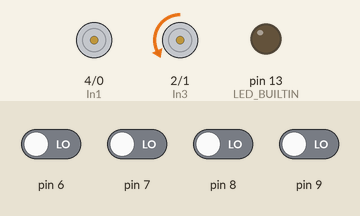
This sketch was run on a simulated Arduino Uno, built with avr-gcc and run on an emulated ATmega328P. Parts: motor-driver pin pairs drawn as motors (green arrow = first pin HIGH = forward, orange = second pin HIGH = backward, longer = more drive, scaled by the enable pin), output pins drawn as LEDs (lit = HIGH). The inputs (shaded band) are chosen by the test bench; at power-on: pin 6–9 LOW.

Above: at 13.2 s.
13.3 s: pin 7 driven HIGH
At 13.7 s:
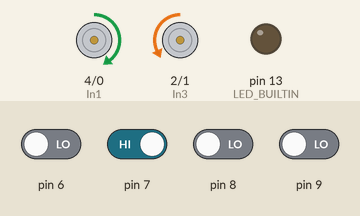
14.8 s: pin 7 driven LOW
At 16.6 s:
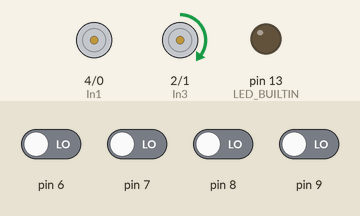
17.8 s: pin 8 driven HIGH
At 18.6 s:
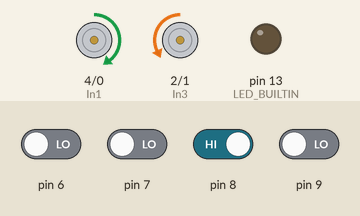
19.3 s: pin 9 driven HIGH
At 19.8 s:
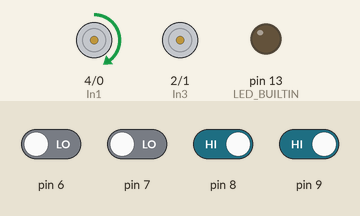
22.3 s: pin 9 driven LOW
At 23.7 s:
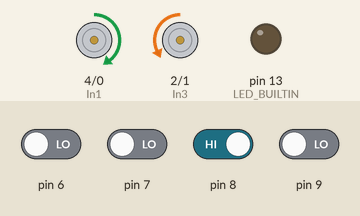
Timing chart, 0 to 24.8 s (numbered marks = the images above; inputs shaded):
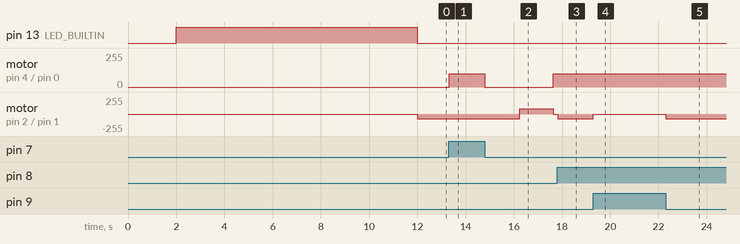

Measured:
- after the input at 13.3 s, motor on pin 4 (In1) / pin 0 (In2): stopped → forward 98/255 at once; motor on pin 2 (In3) / pin 1 (In4): stays backward 70/255 (without the input it goes to forward 80/255 after 0.15 s)
- after the input at 14.8 s, motor on pin 4 (In1) / pin 0 (In2): forward 98/255 → stopped at once, → forward 98/255 2.8 s later; motor on pin 2 (In3) / pin 1 (In4): backward 70/255 → forward 80/255 after 1.4 s, → stopped 1.4 s later
- after the input at 17.8 s, motor on pin 2 (In3) / pin 1 (In4): stopped → backward 70/255 at once
- after the input at 19.3 s, motor on pin 2 (In3) / pin 1 (In4): backward 70/255 → stopped at once
- after the input at 22.3 s, motor on pin 2 (In3) / pin 1 (In4): stopped → backward 70/255 at once

The sketch:

Log_1.ino
```cpp
#include <QTRSensors.h>

QTRSensors line_sensor;

const uint8_t SensorCount = 4;
uint16_t sensor_readings[SensorCount];

const int In1 = 4;
const int In2 = 0;
const int In3 = 2;
const int In4 = 1;
const int ENA = 5;
const int ENB = 3;

// set starting time to zero and recovery finsihed starting at false because it hasn't finished
unsigned long Time_robot_is_lost = 0;
bool Recovery_finished = false;

unsigned long Time_robot_is_lost2 = 0;
bool Recovery_finished2 = false;

void setup()
{
  pinMode(In1, OUTPUT);
  pinMode(In2, OUTPUT);
  pinMode(In3, OUTPUT);
  pinMode(In4, OUTPUT);
  pinMode(ENA, OUTPUT);
  pinMode(ENB, OUTPUT);

  // configure the sensors
  line_sensor.setTypeRC();
  line_sensor.setSensorPins((const uint8_t[]){6, 7, 8, 9}, SensorCount);

  delay(2000);
  pinMode(LED_BUILTIN, OUTPUT);

//Turn on arduinos led indicating that the calibration is starting
  digitalWrite(LED_BUILTIN, HIGH);

//calibrates 400 times, which takes roughly 10 seconds
  for (uint16_t i = 0; i < 400; i++)
  {
    line_sensor.calibrate();
  }
//Turn off arduino led indicating that calibration is finished
  digitalWrite(LED_BUILTIN, LOW);

}

void loop()
{
  //read calibrated sensor values then determine the line position
  uint16_t position = line_sensor.readLineBlack(sensor_readings);

//if the robot has gone off the line
  if(position == 3000){

//start the timer and time is equal to zero, because the timer should only start once
    if(Time_robot_is_lost == 0) {
  Time_robot_is_lost = millis();
  Recovery_finished = false;
}
//if robot has come off the line for more then 1780 miliseconds and if the recovery hasn't finsihed
  if ((millis() - Time_robot_is_lost >= 1780) && (!Recovery_finished)){
    //if it has, correct the robot
    Recovery_for3000();
    Recovery_finished = true;
}

//if the recovery is finsihed, find the line by turning left
if(Recovery_finished){
little_left();
}

// If robot hasn't been lost for 1780 milliseconds then keep trying to find the line
  else{
little_right();
}
}

//if the robot has gone off the line
  if(position == 0){

//start the timer and time is equal to zero, because the timer should only start once
    if(Time_robot_is_lost2 == 0) {
  Time_robot_is_lost2 = millis();
  Recovery_finished2 = false;
}
//if robot has come off the line for more then 1780 miliseconds and if the recovery hasn't finished
  if ((millis() - Time_robot_is_lost2 >= 1400) && (!Recovery_finished2)){
    //if it has correct the robot
    Recovery_for0();
    Recovery_finished2 = true;
}

//if the recovery is finsihed
if(Recovery_finished2){
little_right();
}

// If robot hasn't been lost for 1.1 seconds then keep trying to find the line
  else{
little_left();
}
}

//line is detected reset timer
else {
Time_robot_is_lost = 0;
Time_robot_is_lost2 = 0;
Recovery_finished = false;
Recovery_finished2 = false;

//find the line like normal
   if(position > 2000){

    little_right();
  }

  else if(position < 1000){

    little_left();
  }
  else{go_straight();}
}
}

void stop_motors()
{
  digitalWrite(In1, LOW);
  digitalWrite(In2, LOW);
  digitalWrite(In3, LOW);
  digitalWrite(In4, LOW);
  analogWrite(ENA, 0);
  analogWrite(ENB, 0);
}

void little_left()
{
  analogWrite(ENA, 98);
  analogWrite(ENB, 70);

  digitalWrite(In1, LOW);
  digitalWrite(In2, LOW);
  digitalWrite(In3, LOW);
  digitalWrite(In4, HIGH);
  delay(60);
  stop_motors();
}

void little_right()
{
  analogWrite(ENA, 98);
  analogWrite(ENB, 70);

  digitalWrite(In1, HIGH);
  digitalWrite(In2, LOW);
  digitalWrite(In3, LOW);
  digitalWrite(In4, LOW);
  delay(60);
  stop_motors();
}

void go_straight()
{
  analogWrite(ENA, 98);
  analogWrite(ENB, 70);

  digitalWrite(In1, HIGH);
  digitalWrite(In2, LOW);
  digitalWrite(In3, LOW);
  digitalWrite(In4, HIGH);
}

void Recovery_for3000()
{
  analogWrite(ENA, 108);
  analogWrite(ENB, 80);

  digitalWrite(In1, LOW);
  digitalWrite(In2, HIGH);
  digitalWrite(In3, LOW);
  digitalWrite(In4, LOW);
  delay(1400);
}

void Recovery_for0()
{
  analogWrite(ENA, 108);
  analogWrite(ENB, 80);

  digitalWrite(In1, LOW);
  digitalWrite(In2, LOW);
  digitalWrite(In3, HIGH);
  digitalWrite(In4, LOW);
  delay(1400);
}
```
